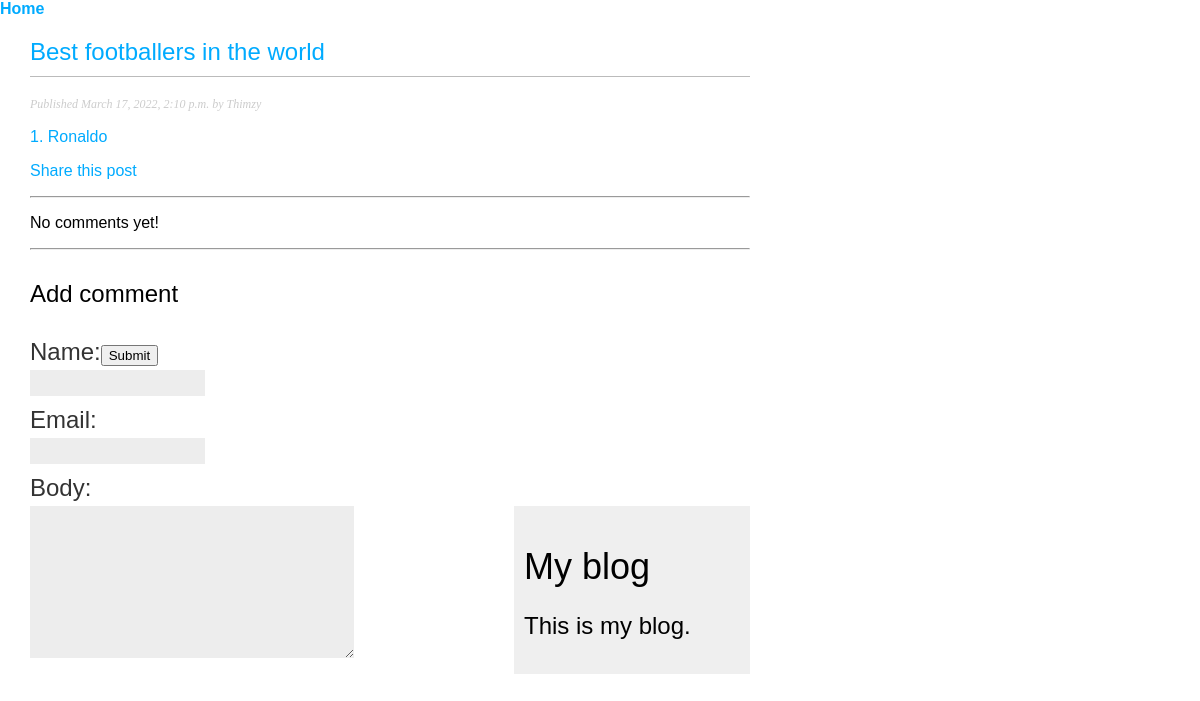
The app's page /posts/2022/3/17/best-footballers-in-the-world/ with its own data.
### main/models.py (models this page shows, shortened)
class Post(models.Model):
    STATUS_CHOICES = (
        ('draft', 'Draft'),
        ('published', 'Published'),
    )
    title = models.CharField(max_length=250)
    slug = models.SlugField(max_length=250, unique_for_date='publish')
    author = models.CharField(max_length=250)
    body = models.TextField()
    publish = models.DateTimeField(default=timezone.now)
    created = models.DateTimeField(auto_now_add=True)
    updated = models.DateTimeField(auto_now=True)
    status = models.CharField(max_length=10,default='published')
    objects = models.Manager() # The default manager.
    published = PublishedManager() # Our custom manager.
    class Meta:
        ordering = ('-publish',)

### main/views.py (the view)
# urls.py: path('posts/<int:year>/<int:month>/<int:day>/<slug:slug>/',views.post_detail, name='post_detail'),
def post_detail(request, year, month, day, slug):
    post = get_object_or_404(Post,  slug=slug,
                            status='published',
                            publish__year=year,
                            publish__month=month,
                            publish__day=day)
    comments = post.comments
    new_comment = None
    if request.method == 'POST':
       form = CommentForm(data=request.POST)
       if form.is_valid():
         new_comment = form.save(commit=False)
         new_comment.post = post
         new_comment.save()
         return redirect("post_detail")
    else:
        form = CommentForm()
        return render(request,
                    'post/detail.html',
                    {'post': post,
                    'comments': comments,
                    'new_comment': new_comment,
                    'form': form})
    return render(request, "post/detail.html", {"post":post,'form':form,})

### main/forms.py
class CommentForm(forms.ModelForm):
    class Meta:
        model = Comment
        fields = ('name', 'email', 'body')

### main/templates/post/detail.html (shortened to what this page needs)
{% extends "blog/base.html" %}
{% block content %}
    <h1>{{ post.title }}</h1>
    <p class="date">
    Published {{ post.publish }} by {{ post.author }}
    </p>
    {{ post.body|linebreaks }}
    <p>
        <a href="{% url "main:post_share" post.id %}">
        Share this post
        </a>
    </p>
    <hr>
    {% for comment in comment %}
        <article class="media">
            <div class="media-content">
                <div class="content">
                    <p>
                        <strong>{{ comment.name }}</strong><small>{{ comment.date_added }}</small>
                        <br>
                        {{ comment.body }}
                    </p>
                </div>
            </div>
        </article>
    {% empty %}
        <div class="notification">
            <p>No comments yet!</p>
        </div>
    {% endfor %}
    <hr>
    <h2 class="subtitle">Add comment<h2/>
        <form method="POST">
            {{ form.as_p }}
            <div class="field">
                <div class="control">
                    <button class="button is-success">Submit</button>
                </div>
        </form>
{% endblock content %}

### main/static/css/style.css (style rules this page uses)
body { margin:0; padding:0; font-family:helvetica, sans-serif; }
a { color:#00abff; text-decoration:none; }
h1 { font-weight:normal; border-bottom:1px solid #bbb; padding:0 0 10px 0; }
h2 { font-weight:normal; margin:30px 0 0; }
p.date { color:#ccc; font-family: georgia, serif; font-size: 12px; font-style: italic; }
label { float:left; clear:both; color:#333; margin-bottom:4px; }
input, textarea { clear:both; float:left; margin:0 0 10px; background:#ededed; border:0; padding:6px 10px; font-size:12px; }

### records on screen
Post: title "Best footballers in the world", publish "March 17, 2022, 2:10 p.m.", author "Thimzy", body "1. Ronaldo"
